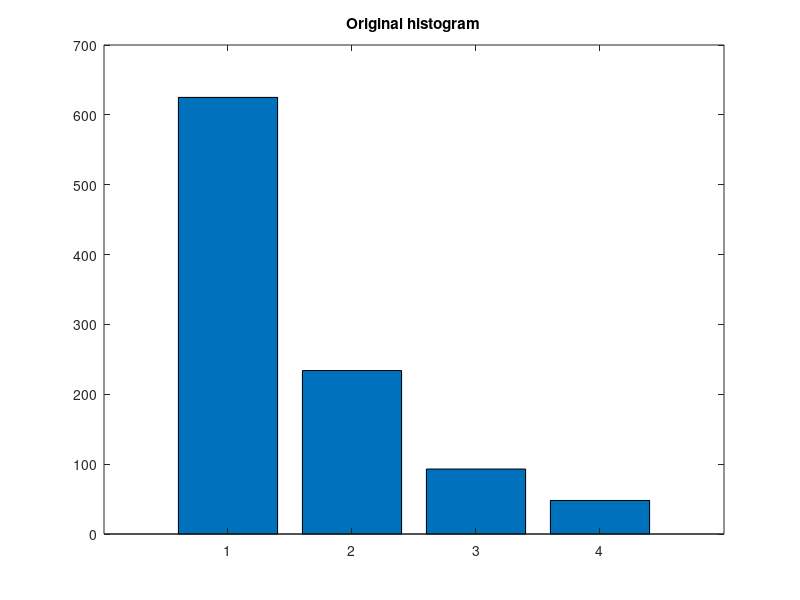
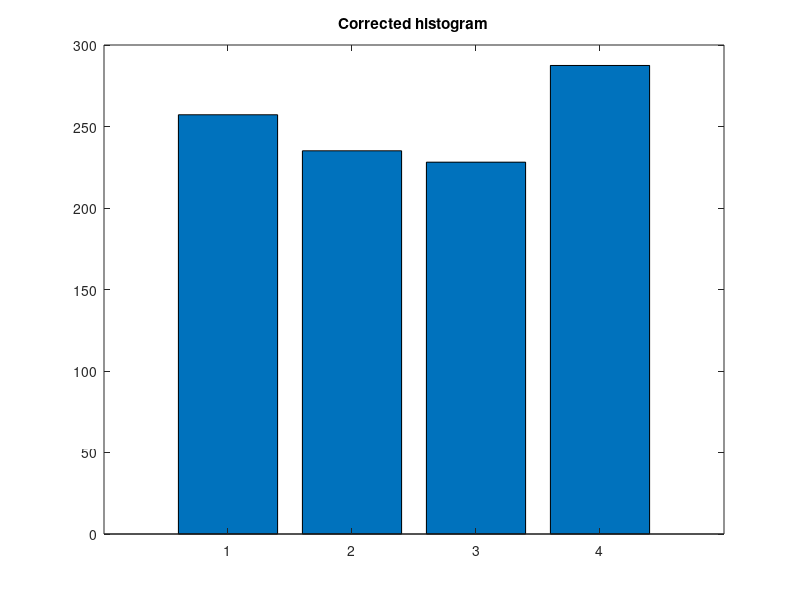

These figures' MATLAB source, in order:
%% Probability mass function

n = 16; % no. of support points
% Probabilities chosen uniformly at random
    % wu = rand([n 1]);
    % w=wu/sum(wu);
% Exponential probabilities
    r = 0.8;
    w = ( r.^(0:n-1)' ) ./ sum( r.^(0:n-1)' );


%% Compute the cdf
F = zeros([n 1]);
F(1) = w(1);
for i = 2:n
    F(i) = F(i-1)+w(i);
end %i

%% Expectation of the cdf
E = F'*w;
E2 = (F.^2)'*w;

%% Fictitious sampling 
k = 4; % no. of fictitious samples
m = 5e+2; % window length
for j = 1:m
    y = randsample(1:n,k,true,w);
    
    % The usual count
    c(j) = 0;
    for i = 2:k
        if y(i) <= y(1)
            c(j) = c(j)+1;
        end %if
    end %i
end %j
    
%% No fictitious sampling

% Samples from the true distribution to construct a histogram (for
% comparison)
m = 1e+3;
y0 = randsample(1:n,m,true,w);

% We construct histograms with k bins. S is the number of support points
% per bin.
k = 4;
S = ceil(n/k);

% Weights (same as w, actually)
W = zeros([k*S 1]);
W(1:n) = w;
% The support set
Y = 1:k*S;
% Counts for the histograms: C is the counter for the histogram of the
% actual samples, C0 is the histogram corrected by the pmf to yield a
% uniform distribution
C = zeros([k 1]);
C0 = zeros([k 1]);
for j = 1:m
    for l = 1:k
        idx = (l-1)*S + (1 : S);
        if not(isempty(find(y0(j)==Y(idx), 1)))
            C(l) = C(l) + 1 / (k*sum(W(idx)));
            C0(l) = C0(l) + 1;
        end %if
    end %l
end %j

figure(1); bar(1:k,C0); title('Original histogram');
figure(2); bar(1:k,C); title('Corrected histogram');